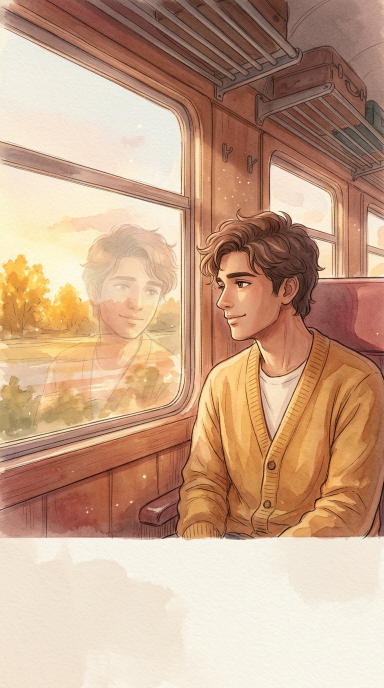
#> input picture projects/series-romantic-animations/06-waqt-ki-baatein-dream-note/assets/scene-1.jpg, 768 x 1376 px, found by its file name (shown at 1/2 size)
$ python render_living_cinematic_mv.py
#> lines starting #> are read from the running program, lines starting #| are printed output that depends on the picture
#!/usr/bin/env python3
"""
Living 2D Cinematic Anime Music Video Engine: "Waqt Ki Baatein" - Dream Note
Features:
- 4 Distinct Cinematic Shots timed to musical lyrics:
  1. Shot 1 (0.0s - 7.5s): Boy by train window at sunset (Train vibration micro-motion, breathing, golden light beam)
  2. Shot 2 (7.5s - 15.5s): Girl in autumn park (35 procedurally fluttering golden leaves, scarf sway, eye blink)
  3. Shot 3 (15.5s - 20.5s): Couple sharing warm scarf (Breathing, warm rising steam physics, soft eye blink)
  4. Shot 4 (20.5s - 25.0s): Emotional close-up (Dual eye blink, smiling micro-acting, golden sunset rim flare)
- Smooth 6-frame cinematic cross-dissolves
- Lato-Bold synced subtitles in Instagram safe zone (MarginV=540)
"""

import math
import random
import subprocess
import sys
from pathlib import Path
import cv2
import numpy as np
from PIL import Image

PROJECT_DIR = Path("projects/series-romantic-animations/06-waqt-ki-baatein-dream-note")
ASSETS_DIR = PROJECT_DIR / "assets"
AUDIO_FILE = PROJECT_DIR / "audio" / "waqt_clip.wav"
OUT_DIR = PROJECT_DIR / "output"
OUT_DIR.mkdir(parents=True, exist_ok=True)
FINAL_MP4 = OUT_DIR / "film_waqt_ki_baatein_romantic.mp4"
SUBTITLE_ASS = OUT_DIR / "waqt_subtitles.ass"

WIDTH, HEIGHT = 1080, 1920
FPS = 30
DURATION = 25.00
TOTAL_FRAMES = int(DURATION * FPS)

print(f"🎬 Initializing Waqt Ki Baatein Living 2D Anime MV ({TOTAL_FRAMES} frames @ {FPS} fps)...")

# 1. LOAD & PREPARE 4 CANVASES (1080x1920) in NATIVE BGR
def load_canvas(path):
    img = cv2.imread(str(path))
#> img is the input picture: shape (1376, 768, 3); mean B, G, R 136.8, 163.1, 199.6
    if img is None:
        raise FileNotFoundError(f"Cannot read image: {path}")
    ih, iw = img.shape[:2]
#> ih = 1376; iw = 768
    scale = max(WIDTH / iw, HEIGHT / ih)
#> scale = 1.41
    nw, nh = int(iw * scale), int(ih * scale)
#> nw = 1080; nh = 1935
    resized = cv2.resize(img, (nw, nh), interpolation=cv2.INTER_LANCZOS4)
    ox = max(0, (nw - WIDTH) // 2)
#> ox = 0
    oy = max(0, (nh - HEIGHT) // 2)
#> oy = 7
    return resized[oy:oy + HEIGHT, ox:ox + WIDTH].copy()
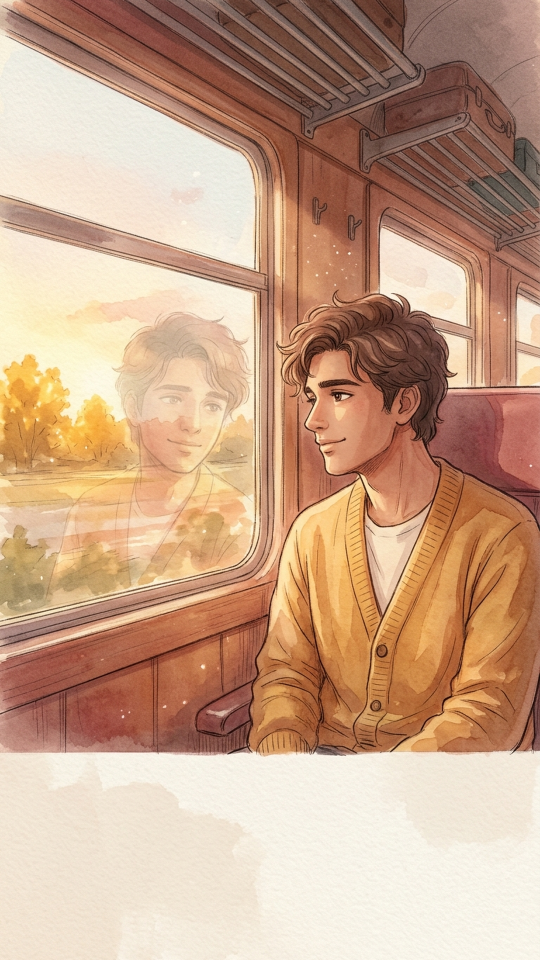
#> returned value: shape (1920, 1080, 3) (shown at 1/2 size); mean of channels 0, 1, 2 136.6, 163, 199.7; drawn as B, G, R

canvas_s1 = load_canvas(ASSETS_DIR / "scene-1.jpg")
canvas_s2 = load_canvas(ASSETS_DIR / "scene-2.jpg")
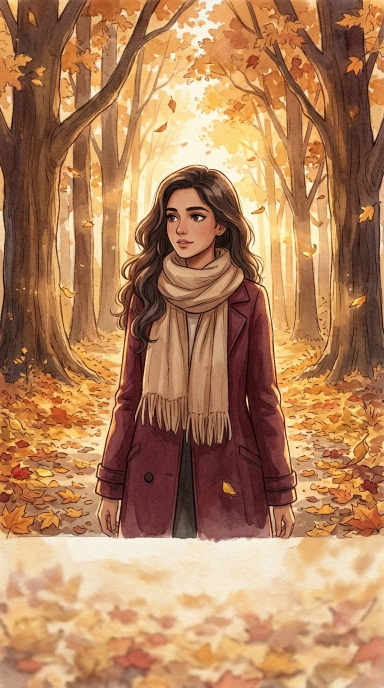
#> input picture projects/series-romantic-animations/06-waqt-ki-baatein-dream-note/assets/scene-2.jpg, 768 x 1376 px, found by its file name (shown at 1/2 size)
#> in load_canvas, img is the input picture: shape (1376, 768, 3); mean B, G, R 92, 130, 177.9
#> in load_canvas (call 2), `return resized[oy:oy + HEIGHT, ox:ox + WIDTH].copy()`:
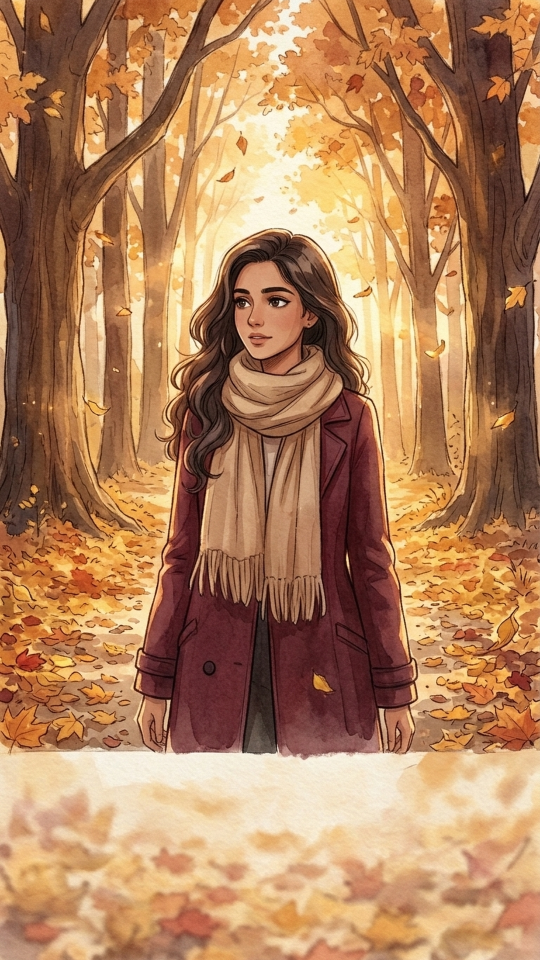
#> returned value: shape (1920, 1080, 3) (shown at 1/2 size); mean of channels 0, 1, 2 92, 129.9, 177.8; drawn as B, G, R
canvas_s3 = load_canvas(ASSETS_DIR / "scene-3.jpg")
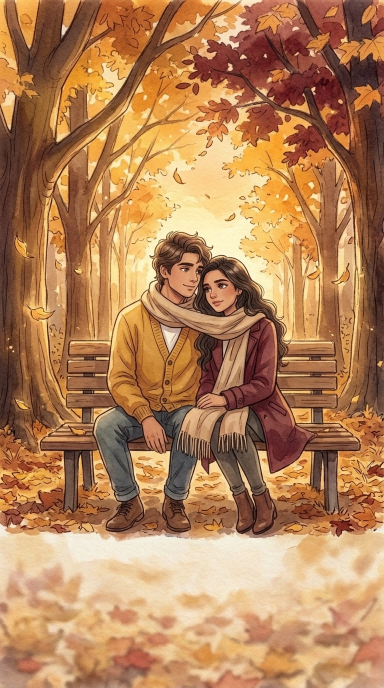
#> input picture projects/series-romantic-animations/06-waqt-ki-baatein-dream-note/assets/scene-3.jpg, 768 x 1376 px, found by its file name (shown at 1/2 size)
#> in load_canvas, img is the input picture: shape (1376, 768, 3); mean B, G, R 88.9, 130.6, 180
#> in load_canvas (call 3), `return resized[oy:oy + HEIGHT, ox:ox + WIDTH].copy()`:
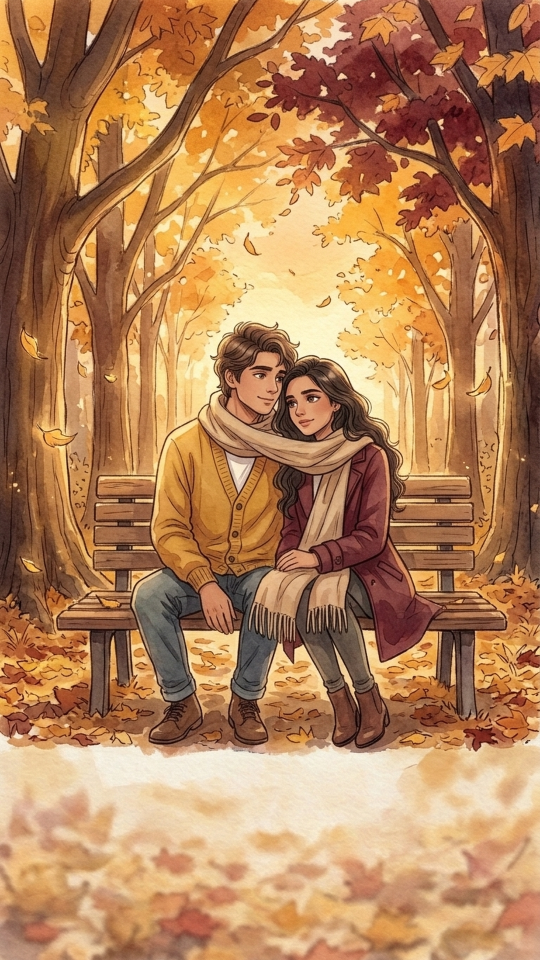
#> returned value: shape (1920, 1080, 3) (shown at 1/2 size); mean of channels 0, 1, 2 88.8, 130.5, 179.8; drawn as B, G, R
canvas_s4 = load_canvas(ASSETS_DIR / "scene-4.jpg")
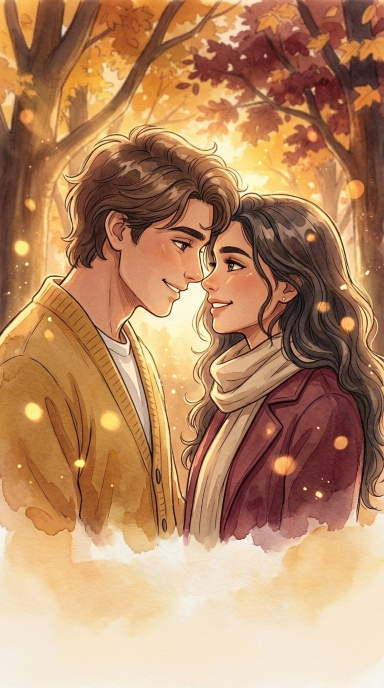
#> input picture projects/series-romantic-animations/06-waqt-ki-baatein-dream-note/assets/scene-4.jpg, 768 x 1376 px, found by its file name (shown at 1/2 size)
#> in load_canvas, img is the input picture: shape (1376, 768, 3); mean B, G, R 102.1, 138.6, 183.9
#> in load_canvas (call 4), `return resized[oy:oy + HEIGHT, ox:ox + WIDTH].copy()`:
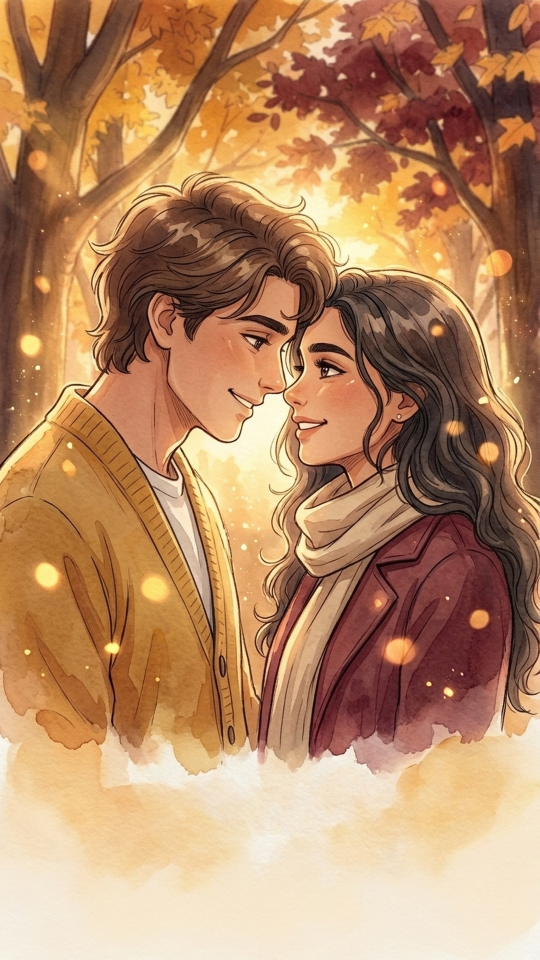
#> returned value: shape (1920, 1080, 3) (shown at 1/2 size); mean of channels 0, 1, 2 101.7, 138.2, 183.6; drawn as B, G, R

print("✅ Loaded all 4 scene canvases in native BGR.")

# 2. WRITE MASTER ASS SUBTITLES
ass_template = """[Script Info]
Title: Waqt Ki Baatein - Living 2D Cinematic MV
ScriptType: v4.00+
WrapStyle: 0
ScaledBorderAndShadow: yes
YCbCr Matrix: TV.709
PlayResX: __WIDTH__
PlayResY: __HEIGHT__

[V4+ Styles]
Format: Name, Fontname, Fontsize, PrimaryColour, SecondaryColour, OutlineColour, BackColour, Bold, Italic, Underline, StrikeOut, ScaleX, ScaleY, Spacing, Angle, BorderStyle, Outline, Shadow, Alignment, MarginL, MarginR, MarginV, Encoding
Style: TitleBadge,Lato,38,&H00FFFFFF,&H000000FF,&H90000000,&H60000000,-1,0,0,0,100,100,2,0,1,2.0,1.0,8,60,60,180,1
Style: LyricGold,Lato,62,&H00FFFFFF,&H000000FF,&H90050810,&H80000000,-1,0,0,0,100,100,1,0,1,3.5,2.0,2,80,80,540,1

[Events]
Format: Layer, Start, End, Style, Name, MarginL, MarginR, MarginV, Effect, Text
Dialogue: 0,0:00:00.50,0:00:04.80,TitleBadge,,0,0,180,,{\\fad(350,450)}DREAM NOTE  |  {\\c&H003CE0FF&}WAQT KI BAATEIN
Dialogue: 1,0:00:02.50,0:00:05.80,LyricGold,,0,0,540,,{\\fad(200,200)}Maana dil {\\c&H003CE0FF&}dara-dara hai{\\c&H00FFFFFF&}...
Dialogue: 1,0:00:05.80,0:00:09.80,LyricGold,,0,0,540,,{\\fad(200,200)}Toota ye {\\c&H003CE0FF&}zara-zara hai{\\c&H00FFFFFF&}...
Dialogue: 1,0:00:09.80,0:00:15.50,LyricGold,,0,0,540,,{\\fad(200,200)}Dil ke is bawandar ko\\N{\\c&H00FFB040&}thehar jaane do{\\c&H00FFFFFF&}...
Dialogue: 1,0:00:15.50,0:00:21.00,LyricGold,,0,0,540,,{\\fad(200,300)}{\\c&H003CE0FF&}Thehar jaane do{\\c&H00FFFFFF&}... {\\c&H0055EEFF&}ho oooo{\\c&H00FFFFFF&}...
Dialogue: 1,0:00:21.20,0:00:24.60,LyricGold,,0,0,540,,{\\fad(250,400)}{\\c&H00FFD700&}Waqt ki ye baatein hain{\\c&H00FFFFFF&}...
"""
ass_content = ass_template.replace("__WIDTH__", str(WIDTH)).replace("__HEIGHT__", str(HEIGHT))
with open(SUBTITLE_ASS, "w", encoding="utf-8") as f:
    f.write(ass_content)

# 3. PROCEDURAL PARTICLES & AUTUMN LEAVES
random.seed(101)
autumn_leaves = []
for _ in range(35):
    autumn_leaves.append({
        "x": random.uniform(20, 1060),
        "y": random.uniform(-100, 1900),
        "vx": random.uniform(0.8, 2.2),
        "vy": random.uniform(1.2, 2.8),
        "size": random.uniform(7.0, 16.0),
        "angle": random.uniform(0, 360),
        "spin": random.uniform(-2.5, 2.5),
        "color": random.choice([(25, 120, 210), (35, 150, 225), (40, 95, 190), (30, 140, 240)]) # Golden/amber BGR
    })

particles = []
for _ in range(40):
    particles.append({
        "x": random.uniform(40, 1040),
        "y": random.uniform(200, 1800),
        "vx": random.uniform(-0.3, 0.3),
        "vy": random.uniform(-0.6, -0.1),
        "radius": random.uniform(1.5, 3.5),
        "base_alpha": random.uniform(140, 240),
        "phase": random.uniform(0, math.pi * 2),
        "color": (180, 230, 255) # Warm sunlit dust
    })

# [144 lines left out: functions apply_handheld_drift, render_shot1, render_shot2, render_shot3, render_shot4, not called in this run]

# 4. MASTER RENDER PIPELINE
ffmpeg_cmd = [
    "ffmpeg", "-y",
    "-f", "rawvideo",
    "-vcodec", "rawvideo",
    "-s", f"{WIDTH}x{HEIGHT}",
    "-pix_fmt", "bgr24",
    "-r", str(FPS),
    "-i", "-",
    "-i", str(AUDIO_FILE),
    "-vf", f"subtitles={SUBTITLE_ASS}:fontsdir=/usr/share/fonts/truetype",
    "-c:v", "libx264",
    "-preset", "veryfast",
    "-crf", "17",
    "-pix_fmt", "yuv420p",
    "-c:a", "aac",
    "-b:a", "256k",
    "-shortest",
    str(FINAL_MP4)
]

print(f"🚀 Rendering Waqt Ki Baatein Living MV -> {FINAL_MP4.name}...")
#> (the run stopped early here; a loop or call above may not have finished)
